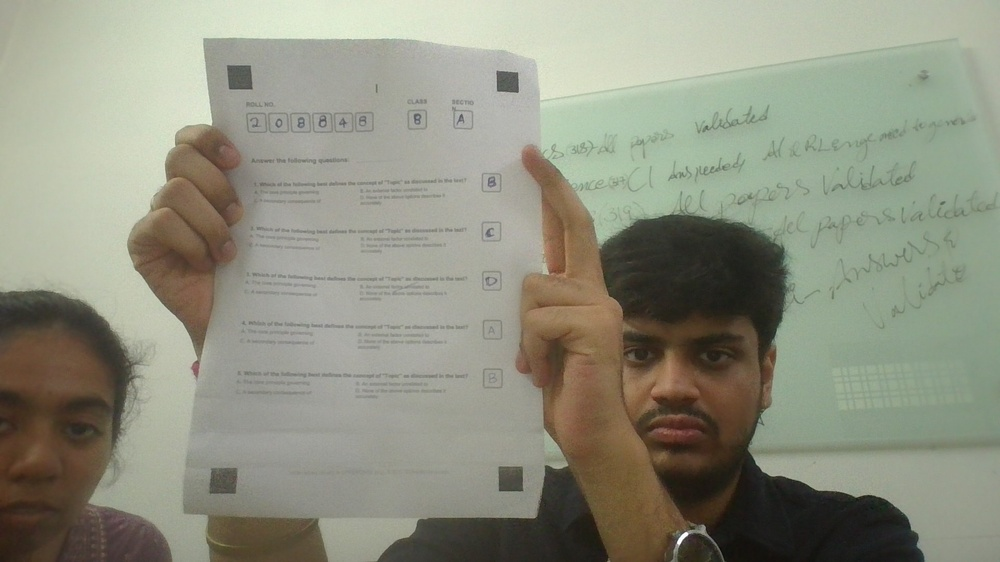
#> input picture QuestionScannerProject/debug_scan.jpg, 1000 x 562 px, shrunk from 1920 x 1080 before the run
$ python test_refinement.py
#> lines starting #> are read from the running program, lines starting #| are printed output that depends on the picture; after the words box and inside, x2 and y2 are one past the last pixel; in counts of white or black regions, pixels touching at a corner belong together
import cv2
import numpy as np

img = cv2.imread("debug_scan.jpg")
#> img is the input picture: shape (562, 1000, 3); mean B, G, R 128.3, 144.8, 143.3
H_img, W_img = img.shape[:2]
#> H_img = 562; W_img = 1000
total_area = W_img * H_img
#> total_area = 562000
gray = cv2.cvtColor(img, cv2.COLOR_BGR2GRAY)
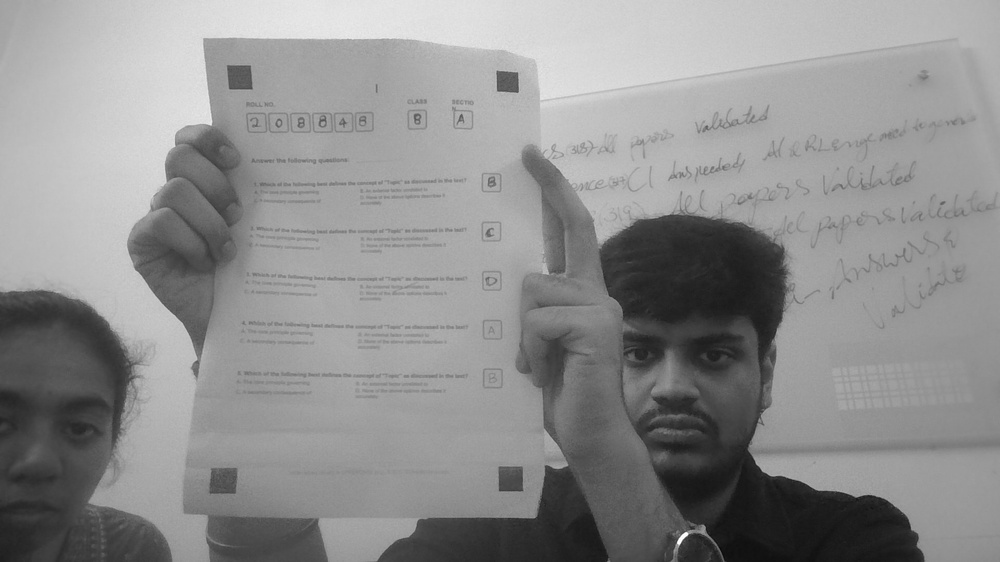
#> gray: shape (562, 1000); min 8, max 255, mean 142.5

threshold_methods = [
    lambda g: cv2.adaptiveThreshold(g, 255, cv2.ADAPTIVE_THRESH_GAUSSIAN_C, cv2.THRESH_BINARY_INV, 51, 15),
    lambda g: cv2.adaptiveThreshold(g, 255, cv2.ADAPTIVE_THRESH_GAUSSIAN_C, cv2.THRESH_BINARY_INV, 31, 10),
    lambda g: cv2.adaptiveThreshold(g, 255, cv2.ADAPTIVE_THRESH_MEAN_C, cv2.THRESH_BINARY_INV, 41, 12),
    lambda g: cv2.threshold(g, 0, 255, cv2.THRESH_BINARY_INV + cv2.THRESH_OTSU)[1]
]

best_overall_quad = None
max_overall_area = -1

for idx, get_thresh in enumerate(threshold_methods):
    thresh = get_thresh(gray)
    contours, _ = cv2.findContours(thresh, cv2.RETR_EXTERNAL, cv2.CHAIN_APPROX_SIMPLE)

    candidates = []
    for cnt in contours:
        area = cv2.contourArea(cnt)
        x, y, w, h = cv2.boundingRect(cnt)
        aspect_ratio = float(w) / h

        # Check area and aspect ratio
        if 0.0001 * total_area <= area <= 0.06 * total_area:
            if 0.5 <= aspect_ratio <= 2.0:
                hull = cv2.convexHull(cnt)
                hull_area = cv2.contourArea(hull)
                solidity = float(area) / hull_area if hull_area > 0 else 0

                if solidity > 0.65:
                    cx, cy = x + w//2, y + h//2

                    # Border exclusion: Must not be right at the border of the image
                    if (0.05 * W_img <= cx <= 0.95 * W_img) and (0.05 * H_img <= cy <= 0.95 * H_img):
                        candidates.append((cx, cy))

    # Filter duplicates
    run_unique = []
    for c in candidates:
        too_close = False
        for ru in run_unique:
            dist = np.sqrt((c[0] - ru[0])**2 + (c[1] - ru[1])**2)
            if dist < 0.05 * min(W_img, H_img):
                too_close = True
                break
        if not too_close:
            run_unique.append(c)

    if len(run_unique) >= 4:
        half_w = W_img / 2
        half_h = H_img / 2

        tls = [p for p in run_unique if p[0] < half_w and p[1] < half_h]
        trs = [p for p in run_unique if p[0] >= half_w and p[1] < half_h]
        brs = [p for p in run_unique if p[0] >= half_w and p[1] >= half_h]
        bls = [p for p in run_unique if p[0] < half_w and p[1] >= half_h]

        best_quad_for_method = None
        max_area_for_method = -1

        for p_tl in tls:
            for p_tr in trs:
                for p_br in brs:
                    for p_bl in bls:
                        # Edge lengths
                        top = np.sqrt((p_tr[0]-p_tl[0])**2 + (p_tr[1]-p_tl[1])**2)
                        bottom = np.sqrt((p_br[0]-p_bl[0])**2 + (p_br[1]-p_bl[1])**2)
                        left = np.sqrt((p_bl[0]-p_tl[0])**2 + (p_bl[1]-p_tl[1])**2)
                        right = np.sqrt((p_br[0]-p_tr[0])**2 + (p_br[1]-p_tr[1])**2)

                        if top == 0 or bottom == 0 or left == 0 or right == 0:
                            continue

                        ratio_tb = top / bottom
                        ratio_lr = left / right

                        # Parallelism check
                        if (0.70 <= ratio_tb <= 1.43) and (0.70 <= ratio_lr <= 1.43):
                            # Distortion check: sum of horizontal and vertical offsets
                            distortion = abs(p_tl[0] - p_bl[0]) + abs(p_tr[0] - p_br[0]) + abs(p_tl[1] - p_tr[1]) + abs(p_bl[1] - p_br[1])

                            # Limit distortion to 100 pixels (roughly 8% of width + height)
                            if distortion < 100:
                                # Sheet aspect ratio (width/height) must be portrait (between 0.5 and 0.98)
                                w_sheet = (p_tr[0] + p_br[0])/2 - (p_tl[0] + p_bl[0])/2
                                h_sheet = (p_bl[1] + p_br[1])/2 - (p_tl[1] + p_tr[1])/2
                                if h_sheet == 0:
                                    continue
                                sheet_aspect = w_sheet / h_sheet

                                if 0.5 <= sheet_aspect <= 0.98:
                                    x1, y1 = p_tl
                                    x2, y2 = p_tr
                                    x3, y3 = p_br
                                    x4, y4 = p_bl
                                    area_val = 0.5 * abs(x1*y2 - y1*x2 + x2*y3 - y2*x3 + x3*y4 - y3*x4 + x4*y1 - y4*x1)

                                    if area_val > max_area_for_method:
                                        max_area_for_method = area_val
                                        best_quad_for_method = [p_tl, p_tr, p_br, p_bl]

        if best_quad_for_method is not None:
            print(f"Method {idx+1} found quad: {best_quad_for_method} with area {max_area_for_method:.1f}")
            if max_area_for_method > max_overall_area:
                max_overall_area = max_area_for_method
                best_overall_quad = best_quad_for_method
#> this loop made 4 passes
#> pass 1, `thresh = get_thresh(gray)`:
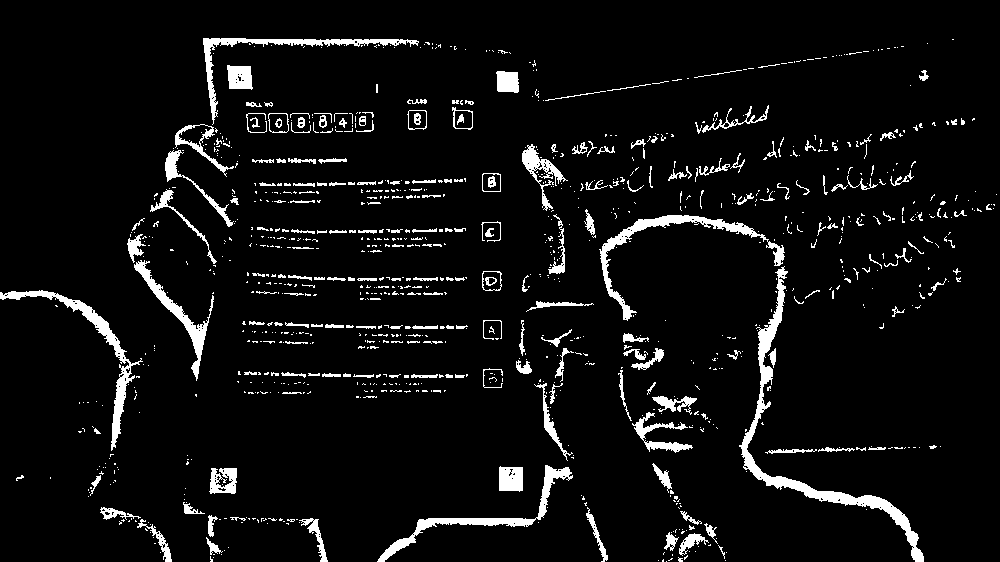
#> thresh: shape (562, 1000); 6% white; 1051 white regions (837 under 20 px), largest, box (x1, y1, x2, y2) and area: (739, 266, 924, 562) 3687, (599, 215, 785, 321) 2053, (0, 290, 143, 451) 1951
#> pass 2, `thresh = get_thresh(gray)`:
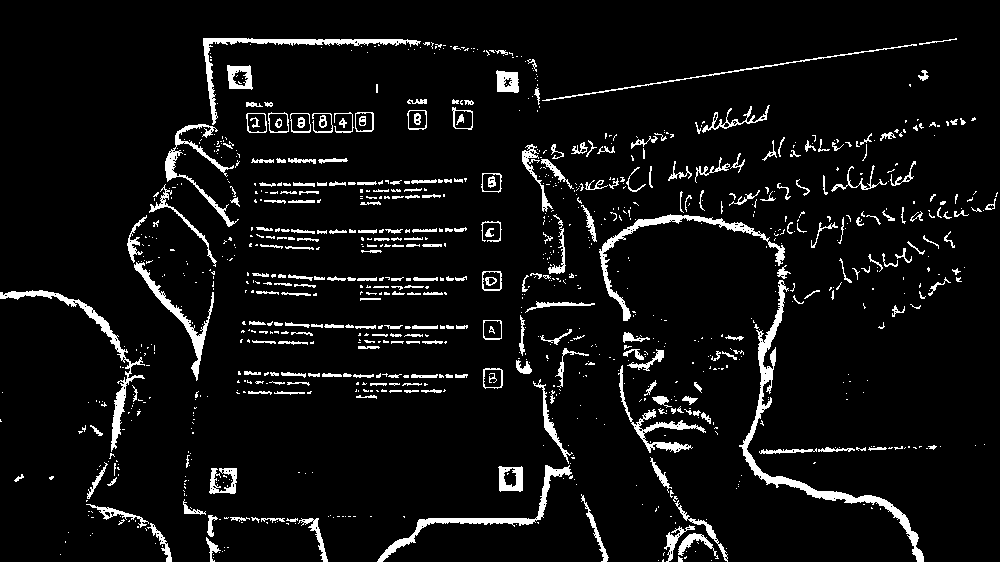
#> thresh: shape (562, 1000); 6.4% white; 1016 white regions (721 under 20 px), largest, box (x1, y1, x2, y2) and area: (739, 280, 924, 562) 2967, (599, 214, 785, 321) 1632, (0, 290, 145, 452) 1607
#> pass 3, `thresh = get_thresh(gray)`:
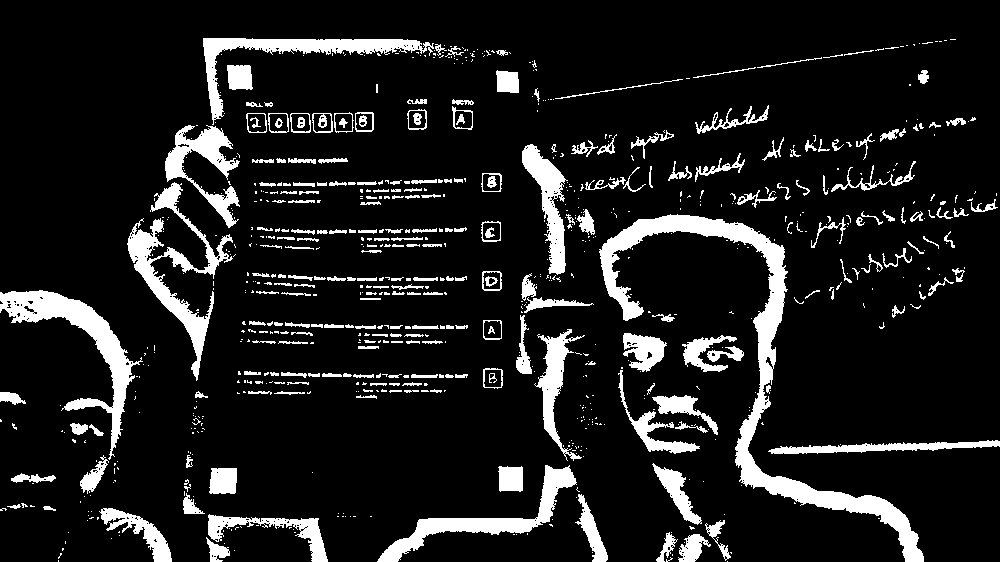
#> thresh: shape (562, 1000); 11.7% white; 795 white regions (545 under 20 px), largest, box (x1, y1, x2, y2) and area: (599, 214, 924, 562) 11002, (0, 290, 143, 460) 4842, (127, 182, 233, 381) 4326
#> after the loop:
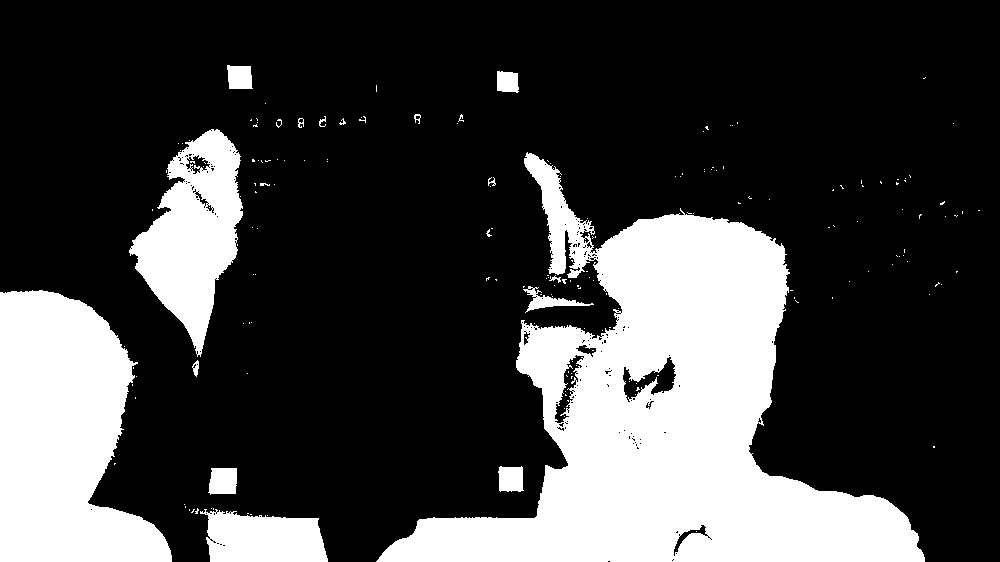
#> thresh: shape (562, 1000); 25.8% white; 185 white regions (165 under 20 px), largest, box (x1, y1, x2, y2) and area: (376, 152, 925, 562) 89639, (0, 290, 172, 562) 32788, (129, 129, 243, 357) 13511
#> after the loop, best_overall_quad = [(240, 77), (507, 81), (510, 479), (194, 503)]; max_overall_area = 119883

if best_overall_quad is not None:
    print(f"SELECTED BEST QUAD: {best_overall_quad} with area {max_overall_area:.1f}")
#| SELECTED BEST QUAD: [(240, 77), (507, 81), (510, 479), (194, 503)] with area 119883.0
else:
    print("FAILED TO DETECT QUAD")
